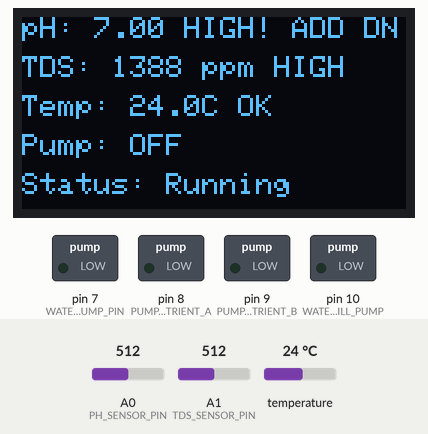
Recording of a sketch running on a simulated Arduino Uno, built with avr-gcc and run on an emulated ATmega328P. Shown: 128×64 one-colour display, switched loads named in the sketch (green lamp = pin HIGH). Inputs (shaded band) come from the test bench; at power-on: A1 (TDS_SENSOR_PIN) = 512, temperature 24 °C, A0 (PH_SENSOR_PIN) = 512. What the sketch prints to the serial monitor is not drawn.

Above: at 5.5 s.
5.6 s: A1 (TDS_SENSOR_PIN) set to 45
At 11.5 s:
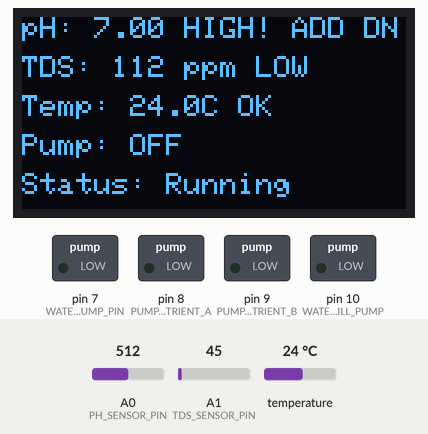
12.3 s: A1 (TDS_SENSOR_PIN) set to 35
At 17.2 s:
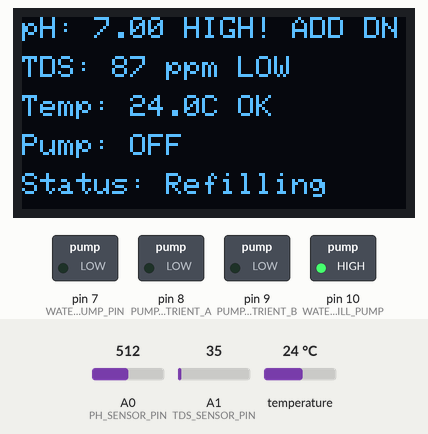
18.3 s: temperature set to 18.5 °C
At 21.4 s:
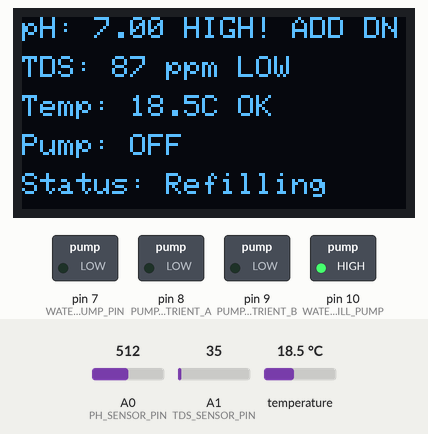
27.5 s: temperature set to 17.5 °C
At 31.5 s:
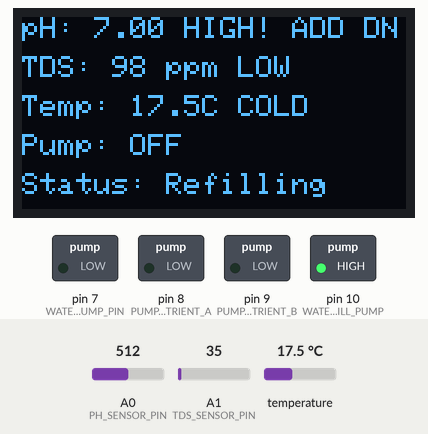
32.3 s: A0 (PH_SENSOR_PIN) set to 547
At 37.2 s:
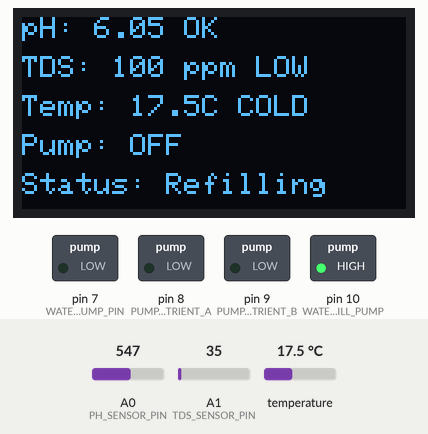
38.3 s: A0 (PH_SENSOR_PIN) set to 716
At 47.3 s:
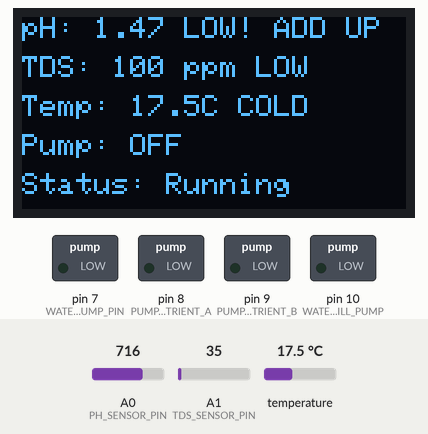
Timing chart, 0 to 48.5 s (numbered marks = the images above; inputs shaded):
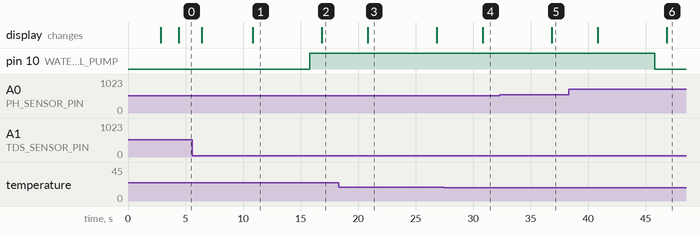

The sketch:

Radish_Hydroponic_v3.ino
```cpp
// Automated Tower Hydroponic System for Radish - v1.0

#include <Wire.h>
#include <Adafruit_GFX.h>
#include <Adafruit_SH110X.h>
#include <OneWire.h>
#include <DallasTemperature.h>

// Pin Assignments
#define PH_SENSOR_PIN     A0
#define TDS_SENSOR_PIN    A1
#define TEMP_SENSOR_PIN   2
#define WATER_PUMP_PIN    7
#define PUMP_NUTRIENT_A   8
#define PUMP_NUTRIENT_B   9
#define WATER_REFILL_PUMP 10

// pH Thresholds (Radish: 5.8-6.5)
#define PH_MIN            5.8
#define PH_MAX            6.5

// TDS Thresholds (Radish: 600-900 ppm)
#define TDS_MIN           600
#define TDS_MAX           900
#define TDS_TOLERANCE     50

// Low Water Detection (via TDS sensor)
#define LOW_WATER_TDS_THRESHOLD  100   // TDS <= 100 ppm indicates low water level
#define WATER_REFILL_DURATION    30000UL  // 30 seconds refill pump run time

// Temperature Thresholds (18-24°C optimal)
#define TEMP_MIN          18.0
#define TEMP_MAX          24.0
#define TEMP_WARNING      26.0

// Timing (ms)
#define PUMP_ON_TIME      300000UL  // 5 min
#define PUMP_OFF_TIME     900000UL  // 15 min
#define DOSE_TIME         5000UL    // 5 sec
#define MIX_WAIT          180000UL  // 3 min
#define MIX_A_TIME        180000UL  // 3 min
#define MIX_B_TIME        300000UL  // 5 min
#define SENSOR_INTERVAL   5000UL
#define LCD_INTERVAL      2000UL
#define CHECK_INTERVAL    60000UL

// Calibration
#define PH_OFFSET         0.0
#define TDS_K             1.0
#define VREF              5.0

// Hardware
#define SCREEN_WIDTH 128
#define SCREEN_HEIGHT 64
#define OLED_RESET -1
#define OLED_ADDRESS 0x3C
Adafruit_SH1106G display = Adafruit_SH1106G(SCREEN_WIDTH, SCREEN_HEIGHT, &Wire, OLED_RESET);
OneWire oneWire(TEMP_SENSOR_PIN);
DallasTemperature tempSensor(&oneWire);

// Sensor values
float pH = 7.0, tds = 0.0, temp = 20.0;

// Pump state
bool pumpOn = false;
unsigned long pumpOnTime = 0, pumpOffTime = 0;

// Timing
unsigned long lastRead = 0, lastLCD = 0, lastCheck = 0, lastDose = 0;

// Mixing state machine
enum MixState { MIX_NONE, DOSE_A, MIX_A, DOSE_B, MIX_B };
MixState mixState = MIX_NONE;
unsigned long mixStart = 0;
bool mixOverride = false;

// Status (max 11 chars for LCD line 4)
char status[12] = "Running";

// Water refill state
bool refillActive = false;
unsigned long refillStartTime = 0;

void setup() {
  Serial.begin(9600);

  // Initialize OLED display
  if(!display.begin(OLED_ADDRESS, true)) {
    Serial.println(F("SH1106 allocation failed"));
    for(;;);
  }
  display.clearDisplay();
  display.setContrast(255);  // Maximum brightness
  display.setTextSize(1);
  display.setTextColor(SH110X_WHITE);
  display.setCursor(20, 20);
  display.println(F("Hydroponic v3.0"));
  display.setCursor(20, 35);
  display.println(F("Initializing..."));
  display.display();

  pinMode(WATER_PUMP_PIN, OUTPUT);
  pinMode(PUMP_NUTRIENT_A, OUTPUT);
  pinMode(PUMP_NUTRIENT_B, OUTPUT);
  pinMode(WATER_REFILL_PUMP, OUTPUT);

  digitalWrite(WATER_PUMP_PIN, LOW);
  digitalWrite(PUMP_NUTRIENT_A, LOW);
  digitalWrite(PUMP_NUTRIENT_B, LOW);
  digitalWrite(WATER_REFILL_PUMP, LOW);

  tempSensor.begin();
  delay(2000);
  readSensors();

  display.clearDisplay();
  display.setTextColor(SH110X_WHITE);
  display.setCursor(25, 28);
  display.println(F("System Ready!"));
  display.display();
  delay(1500);

  Serial.println(F("System ready"));
}

void loop() {
  unsigned long now = millis();

  if (now - lastRead >= SENSOR_INTERVAL) {
    readSensors();
    lastRead = now;
  }

  if (now - lastLCD >= LCD_INTERVAL) {
    updateDisplay();
    lastLCD = now;
  }

  controlPump(now);

  checkWaterLevel(now);

  if (now - lastCheck >= CHECK_INTERVAL) {
    checkNutrients(now);
    lastCheck = now;
  }

  printSerial();
}

void readSensors() {
  // pH reading
  float v = analogRead(PH_SENSOR_PIN) * (VREF / 1024.0);
  pH = constrain(7.0 - ((v - 2.5) / 0.18) + PH_OFFSET, 0.0, 14.0);

  // TDS reading with temp compensation
  v = analogRead(TDS_SENSOR_PIN) * (VREF / 1024.0);
  float comp = 1.0 + 0.02 * (temp - 25.0);
  tds = max(0.0, (v / comp) * 500.0 * TDS_K);

  // Temperature
  tempSensor.requestTemperatures();
  float t = tempSensor.getTempCByIndex(0);
  if (t > -50.0 && t < 100.0) temp = t;
}

void controlPump(unsigned long now) {
  if (mixOverride) {
    if (!pumpOn) {
      digitalWrite(WATER_PUMP_PIN, HIGH);
      pumpOn = true;
    }
    return;
  }

  if (!pumpOn && (now - pumpOffTime >= PUMP_OFF_TIME)) {
    digitalWrite(WATER_PUMP_PIN, HIGH);
    pumpOn = true;
    pumpOnTime = now;
  } else if (pumpOn && (now - pumpOnTime >= PUMP_ON_TIME)) {
    digitalWrite(WATER_PUMP_PIN, LOW);
    pumpOn = false;
    pumpOffTime = now;
  }
}

void checkWaterLevel(unsigned long now) {
  // Check if refill is currently active
  if (refillActive) {
    if (now - refillStartTime >= WATER_REFILL_DURATION) {
      // Refill complete
      digitalWrite(WATER_REFILL_PUMP, LOW);
      refillActive = false;
      strcpy(status, "Running");
      Serial.println(F("Water refill complete"));
    }
    return;
  }

  // Detect low water level: TDS <= threshold indicates sensor not submerged
  if (tds <= LOW_WATER_TDS_THRESHOLD) {
    Serial.print(F("Low water detected! TDS: "));
    Serial.println(tds);
    strcpy(status, "Refilling");
    digitalWrite(WATER_REFILL_PUMP, HIGH);
    refillActive = true;
    refillStartTime = now;
  }
}

void checkNutrients(unsigned long now) {
  // Skip nutrient check if water refill is active
  if (refillActive) return;

  if (mixState != MIX_NONE) {
    handleMixing(now);
    return;
  }

  if (now - lastDose < MIX_WAIT) return;

  if (tds < (TDS_MIN + TDS_TOLERANCE)) {
    Serial.print(F("TDS low: "));
    Serial.println(tds);
    mixState = DOSE_A;
    mixOverride = true;
    mixStart = now;
  }
}

void handleMixing(unsigned long now) {
  unsigned long elapsed = now - mixStart;

  switch (mixState) {
    case DOSE_A:
      strcpy(status, "Dosing A");
      Serial.println(F("Dosing A"));
      digitalWrite(PUMP_NUTRIENT_A, HIGH);
      delay(DOSE_TIME);
      digitalWrite(PUMP_NUTRIENT_A, LOW);
      mixState = MIX_A;
      mixStart = now;
      break;

    case MIX_A:
      strcpy(status, "Mixing A");
      if (elapsed >= MIX_A_TIME) {
        mixState = DOSE_B;
        mixStart = now;
      }
      break;

    case DOSE_B:
      strcpy(status, "Dosing B");
      Serial.println(F("Dosing B"));
      delay(500);
      digitalWrite(PUMP_NUTRIENT_B, HIGH);
      delay(DOSE_TIME);
      digitalWrite(PUMP_NUTRIENT_B, LOW);
      mixState = MIX_B;
      mixStart = now;
      break;

    case MIX_B:
      strcpy(status, "Mixing B");
      if (elapsed >= MIX_B_TIME) {
        mixState = MIX_NONE;
        mixOverride = false;
        lastDose = now;
        strcpy(status, "Running");
        pumpOffTime = now;
        digitalWrite(WATER_PUMP_PIN, LOW);
        pumpOn = false;
        Serial.println(F("Dose complete"));
      }
      break;

    default:
      mixState = MIX_NONE;
      mixOverride = false;
      break;
  }
}

void updateDisplay() {
  display.clearDisplay();
  display.setTextSize(1);
  display.setTextColor(SH110X_WHITE);

  // Line 0: pH + warning (Y=0)
  display.setCursor(0, 0);
  display.print(F("pH: "));
  display.print(pH, 2);
  display.print(F(" "));
  if (pH < PH_MIN)      display.print(F("LOW! ADD UP"));
  else if (pH > PH_MAX) display.print(F("HIGH! ADD DN"));
  else                  display.print(F("OK"));

  // Line 1: TDS (Y=13)
  display.setCursor(0, 13);
  display.print(F("TDS: "));
  display.print((int)tds);
  display.print(F(" ppm "));
  if (tds < TDS_MIN)      display.print(F("LOW"));
  else if (tds > TDS_MAX) display.print(F("HIGH"));
  else                    display.print(F("OK"));

  // Line 2: Temperature (Y=26)
  display.setCursor(0, 26);
  display.print(F("Temp: "));
  display.print(temp, 1);
  display.print(F("C "));
  if (temp < TEMP_MIN)         display.print(F("COLD"));
  else if (temp > TEMP_WARNING) display.print(F("HOT!"));
  else if (temp > TEMP_MAX)    display.print(F("WARM"));
  else                         display.print(F("OK"));

  // Line 3: Pump status (Y=39)
  display.setCursor(0, 39);
  display.print(F("Pump: "));
  display.print(pumpOn ? F("ON") : F("OFF"));

  // Line 4: System status (Y=52)
  display.setCursor(0, 52);
  display.print(F("Status: "));
  display.print(status);

  display.display();
}

void printSerial() {
  static unsigned long lastPrint = 0;
  if (millis() - lastPrint < 10000) return;
  lastPrint = millis();

  Serial.println(F("=== Status ==="));
  Serial.print(F("pH:")); Serial.print(pH, 2);
  if (pH < PH_MIN) Serial.println(F(" LOW-AddUP"));
  else if (pH > PH_MAX) Serial.println(F(" HIGH-AddDOWN"));
  else Serial.println(F(" OK"));

  Serial.print(F("TDS:")); Serial.print((int)tds); Serial.println(F("ppm"));
  Serial.print(F("Temp:")); Serial.print(temp, 1); Serial.println(F("C"));
  Serial.print(F("Pump:")); Serial.println(pumpOn ? F("ON") : F("OFF"));
  Serial.println(F("=============="));
}
```

Measured:
- the behaviour switches between 41 and 40 on A1 (TDS_SENSOR_PIN) (found by bisection; images 1 and 2)
- the behaviour switches between 18 and 17.9 °C on temperature (found by bisection; images 3 and 4)
- the behaviour switches between 530 and 531 on A0 (PH_SENSOR_PIN) (found by bisection; images 4 and 5)
- after the input at 5.6 s, the display: first differs from a run without the input after 5.2 s (image 1)
- after the input at 12.3 s, pin 10 (WATER_REFILL_PUMP): LOW → HIGH after 3.5 s; the display: changes after 4.5 s (image 2)
- after the input at 18.3 s, the display: changes after 2.5 s (image 3)
- after the input at 27.5 s, the display: changes after 3.3 s (image 4)
- after the input at 32.3 s, the display: changes after 4.5 s (image 5)
- after the input at 38.3 s, the display: first changes after 2.5 s (image 6 shows a later state)
